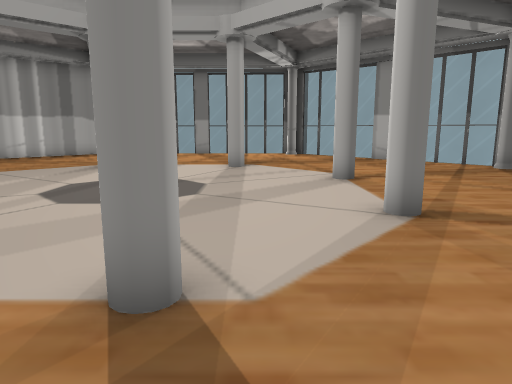
view 1 (above)

16 first-person views from a walk through a 3-D level made in the Unity game engine. The camera is 1.3 m above the floor, tilts 10° down and sees 70° across. The floor is counted in squares, 1 m on a side. Each view is taken from the middle of a square. On the plan, view 1 faces up. The plan holds only what a view shows up to about 15 squares ahead; the rest is blank. The place goes on beyond the plan.

view 2
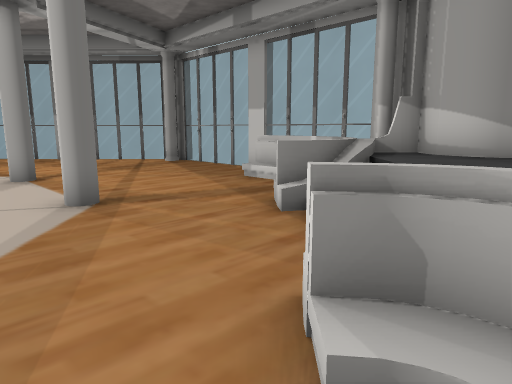

view 3
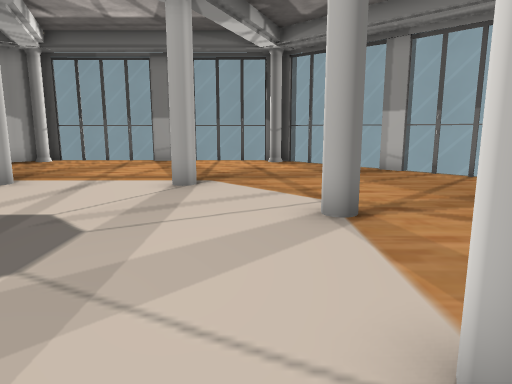

view 4
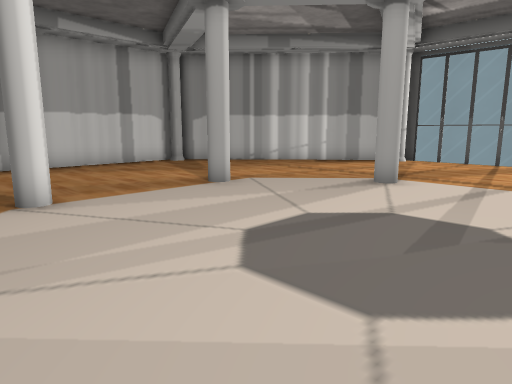

view 5
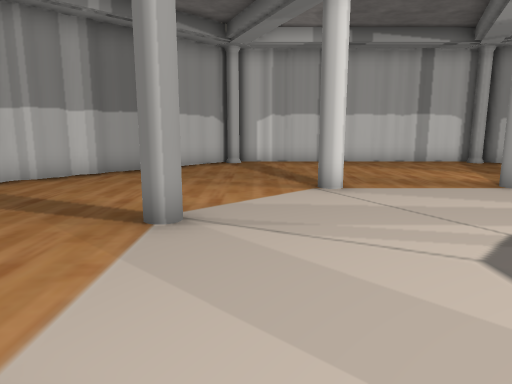

view 6
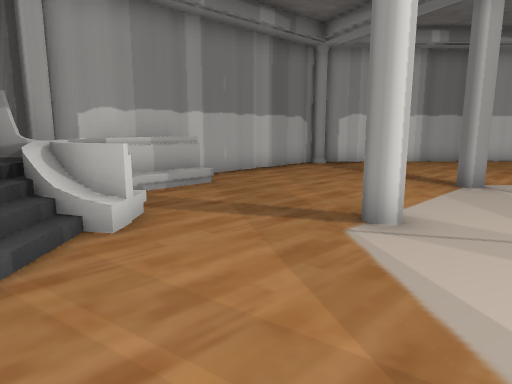

view 7
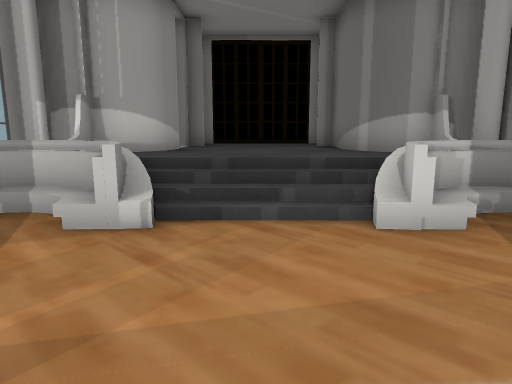

view 8
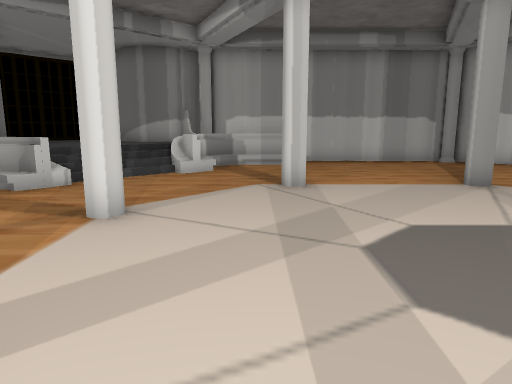

view 9
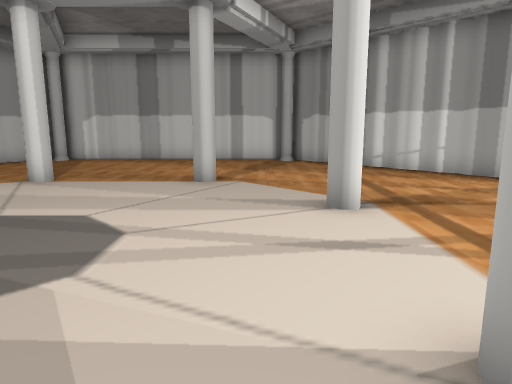

view 10
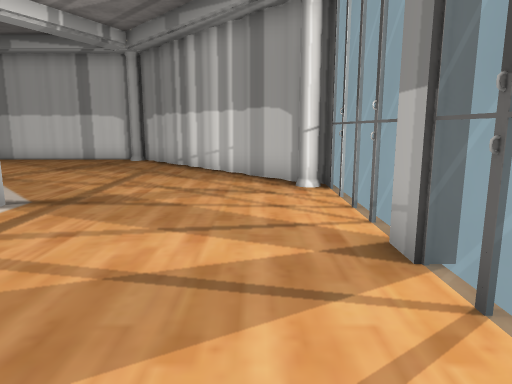

view 11
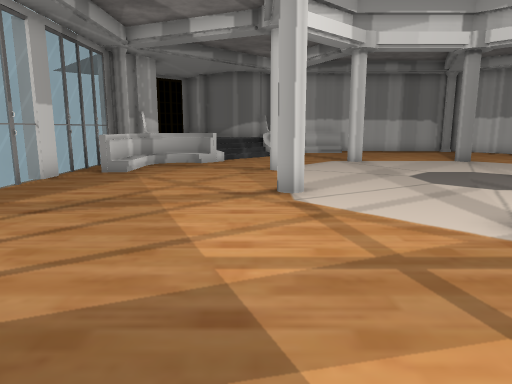

view 12
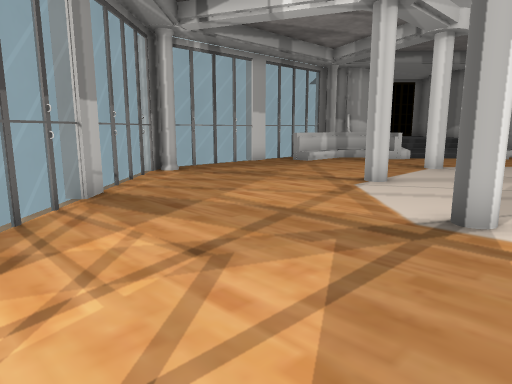

view 13
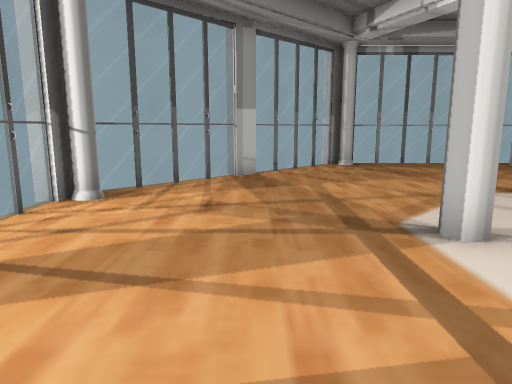

view 14
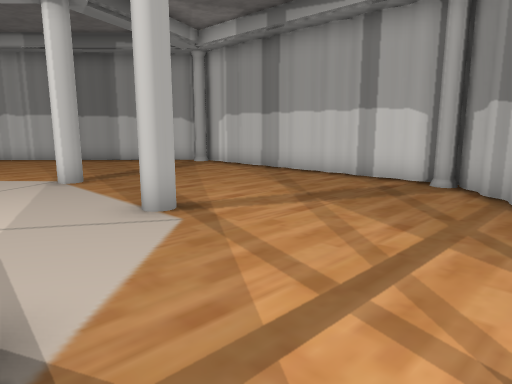

view 15
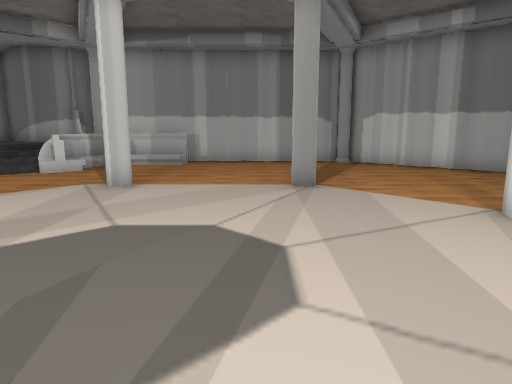

view 16
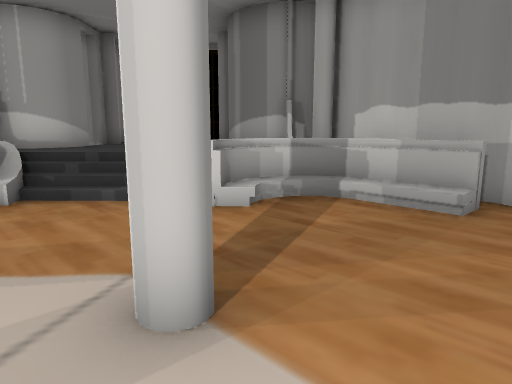

### Floor plan
Key: @ floor where view 1 was taken; # wall or solid block; . main floor; : floor 0.75 m higher than the main floor; + floor 1 m higher than the main floor; / step, stairs or slope; = window, fence, low wall or low ledge; ^ raised ledge; O other object.
Columns run from 14 left of view 1 to 10 right of it. Each row starts with its distance up from view 1.
 19       ##==##====#
 18      ###........###
 17     ##............=#
 16    ##..............=#
 15   ##................=#
 14  ##..................=#
 13 ##....................#
 12 # .......#...#........##
 11 #......................#
 10 #.....#................#
  9 #......................#
  8 #......................=
  7 #......................=
  6 #.....#.........#....O.#
  5 #....................O.#
  4 #....................=.#
  3 #........#...#.....==+##
  2 ##................///:#
  1  ##..............///::#
  0   ##..........@.=//:::##
 -1    ##...........=/::::###
 -2     ##.......///=:::::::#
 -3      ###.#########^#::: #
 -4       ####      #   #:
 -5                      #

Positions as (right, up) in squares from view 1, and headings:
1: (0, 0), facing up
2: (0, -1), facing up-right
3: (1, 4), facing up
4: (-1, 4), facing up-left
5: (0, 4), facing left
6: (4, 5), facing down-left
7: (0, 5), facing down-right
8: (0, 11), facing down
9: (1, 11), facing left
10: (1, 17), facing left
11: (3, 17), facing down
12: (-2, 18), facing down-right
13: (-5, 15), facing right
14: (-5, 15), facing down-left
15: (-4, 11), facing down
16: (-3, 4), facing down-right
